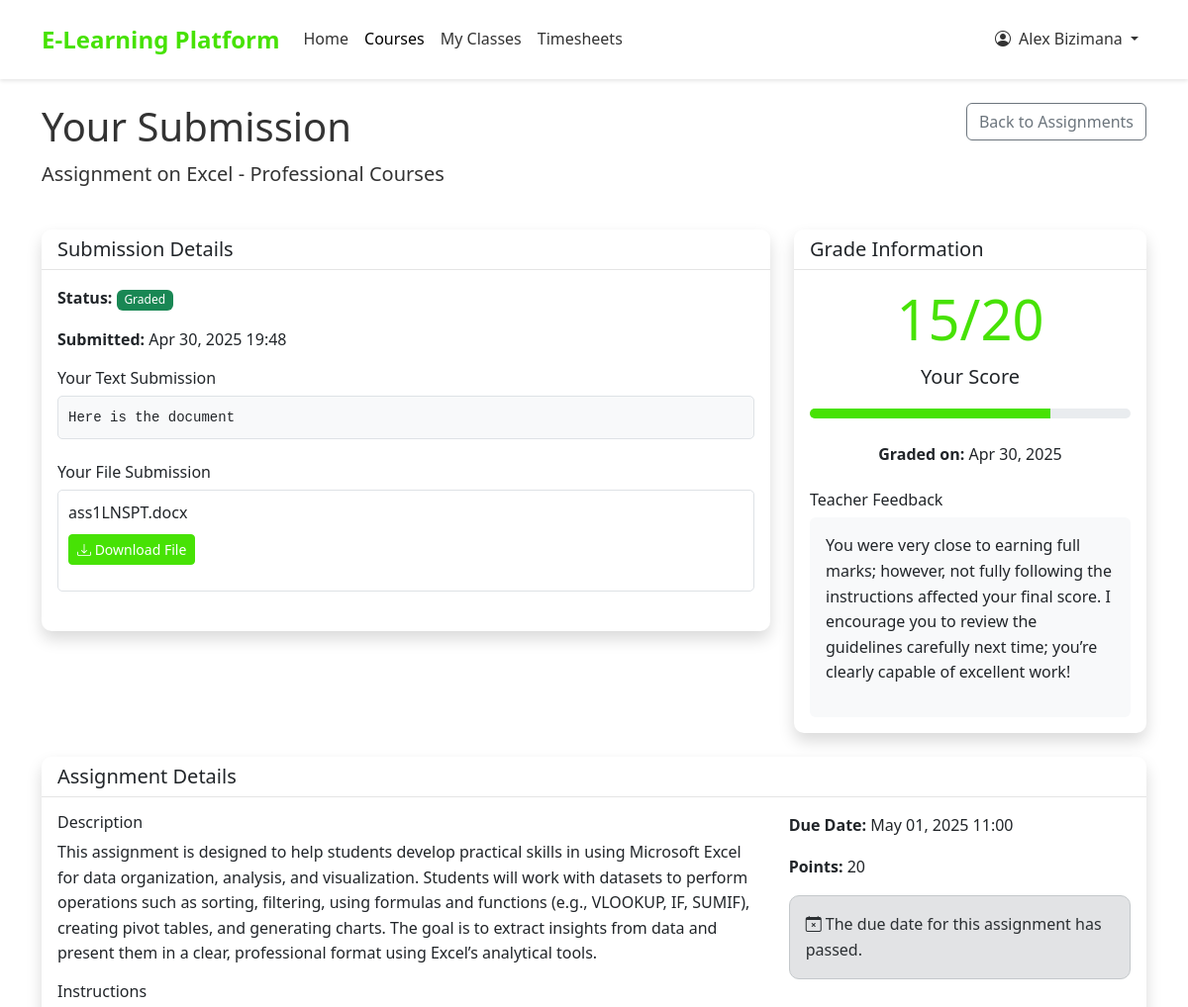
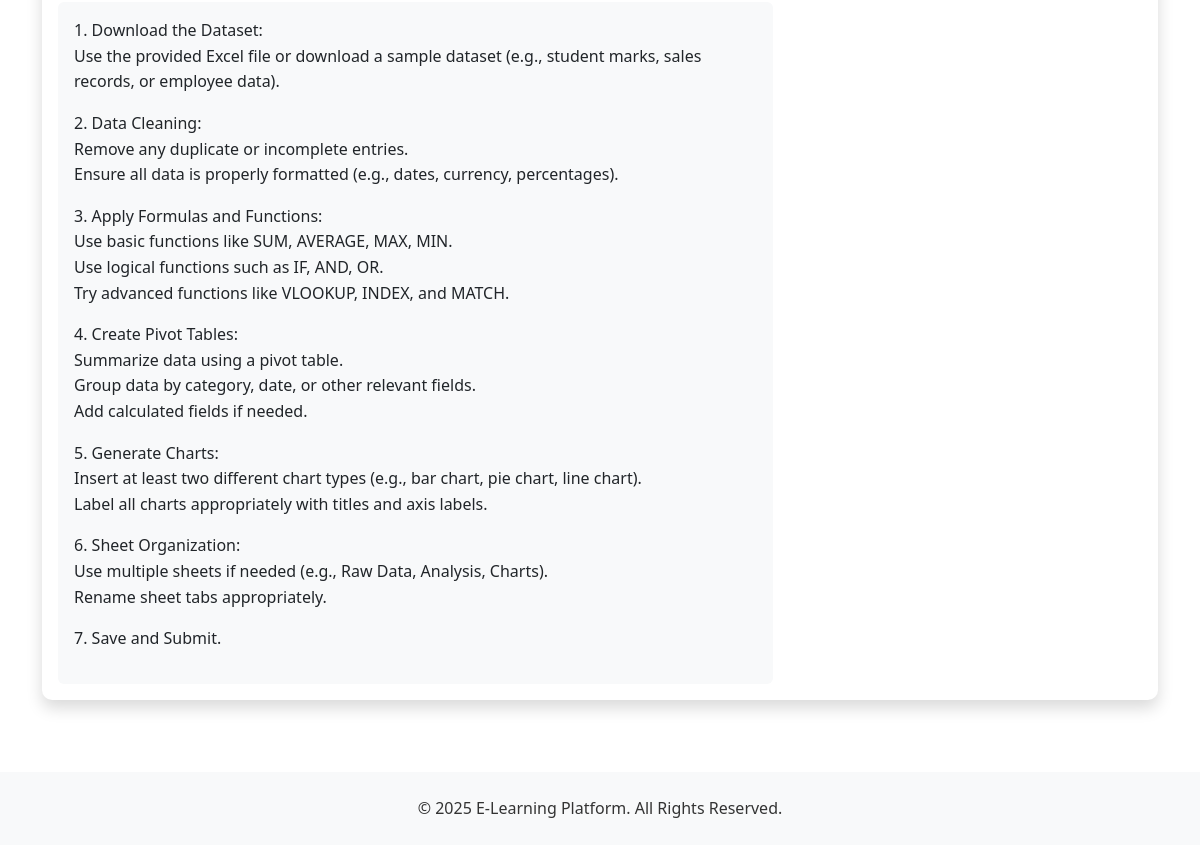
/courses/submission/1/ (signed in), run on the app's committed database (2 pictures, top to bottom).
### accounts/models.py (models this page shows, shortened)
class User(AbstractUser):
    USER_TYPE_CHOICES = (
        ('student', 'Student'),
        ('teacher', 'Teacher'),
        ('admin', 'Admin'),
    )
    user_type = models.CharField(max_length=10, choices=USER_TYPE_CHOICES, default='student')
    phone_number = models.CharField(max_length=15, blank=True, null=True)
    is_active = models.BooleanField(default=True)
    created_at = models.DateTimeField(auto_now_add=True)
    updated_at = models.DateTimeField(auto_now=True)
    is_organization = models.BooleanField(default=False)
    company_name = models.CharField(max_length=255, blank=True, null=True)
    contact_person = models.CharField(max_length=255, blank=True, null=True)
    number_of_trainees = models.PositiveIntegerField(default=0)
    start_date = models.DateField(blank=True, null=True)
    end_date = models.DateField(blank=True, null=True)
    student_id = models.CharField(max_length=5, blank=True, null=True, unique=True)
    def is_teacher(self):
        return self.user_type == 'teacher'
    def is_student(self):
        return self.user_type == 'student'

### courses/models.py (models this page shows, shortened)
class Assignment(models.Model):
    STATUS_CHOICES = (
        ('draft', 'Draft'),
        ('published', 'Published'),
        ('archived', 'Archived'),
    )
    course = models.ForeignKey(Course, on_delete=models.CASCADE, related_name='assignments')
    title = models.CharField(max_length=200)
    description = models.TextField(help_text="Brief overview of the assignment")
    instructions = models.TextField(help_text="Detailed instructions for completing the assignment")
    due_date = models.DateTimeField()
    points = models.PositiveIntegerField(default=100)
    status = models.CharField(max_length=10, choices=STATUS_CHOICES, default='draft')
    created_at = models.DateTimeField(auto_now_add=True)
    updated_at = models.DateTimeField(auto_now=True)
    def is_past_due(self):
        from django.utils import timezone
        return timezone.now() > self.due_date

class Course(models.Model):
    title = models.CharField(max_length=200)
    slug = models.SlugField(max_length=200, unique=True, blank=True)
    description = models.TextField()
    overview = models.TextField(blank=True, null=True)
    placement_test_price = models.DecimalField(max_digits=6, decimal_places=2)
    is_active = models.BooleanField(default=True)
    created_at = models.DateTimeField(auto_now_add=True)
    updated_at = models.DateTimeField(auto_now=True)

class AssignmentSubmission(models.Model):
    STATUS_CHOICES = (
        ('submitted', 'Submitted'),
        ('graded', 'Graded'),
        ('late', 'Late Submission'),
        ('resubmit', 'Needs Resubmission'),
    )
    assignment = models.ForeignKey(Assignment, on_delete=models.CASCADE, related_name='submissions')
    student = models.ForeignKey(User, on_delete=models.CASCADE, related_name='assignment_submissions')
    submission_text = models.TextField(blank=True, null=True, help_text="Student's text response (if applicable)")
    submission_file = models.FileField(upload_to='assignment_submissions/', blank=True, null=True)
    submission_file_name = models.CharField(max_length=255, blank=True, null=True)
    status = models.CharField(max_length=10, choices=STATUS_CHOICES, default='submitted')
    grade = models.PositiveIntegerField(blank=True, null=True)
    feedback = models.TextField(blank=True, null=True)
    submitted_at = models.DateTimeField(auto_now_add=True)
    graded_at = models.DateTimeField(blank=True, null=True)
    class Meta:
        unique_together = ['assignment', 'student']
    def get_grade_percentage(self):
        if self.grade is not None and self.assignment.points > 0:
            return (self.grade / self.assignment.points) * 100
        return 0

### courses/views.py (the view)
# urls.py: path('submission/<int:submission_id>/', views.submission_detail, name='submission_detail'),
@login_required
def submission_detail(request, submission_id):
    submission = get_object_or_404(AssignmentSubmission, id=submission_id, student=request.user)
    assignment = submission.assignment
    return render(request, 'courses/submission_detail.html', {
        'submission': submission,
        'assignment': assignment
    })

### templates/courses/submission_detail.html (shortened to what this page needs)
{% extends 'base.html' %}
{% block content %}
<div class="row mb-4">
    <div class="col-md-8">
        <h1>Your Submission</h1>
        <p class="lead">{{ assignment.title }} - {{ assignment.course.title }}</p>
    </div>
    <div class="col-md-4 text-end">
        <a href="{% url 'student_assignments' assignment.course.slug %}" class="btn btn-outline-secondary">Back to Assignments</a>
    </div>
</div>
<div class="row">
    <div class="col-md-8 mb-4">
        <div class="card shadow">
            <div class="card-header bg-white">
                <h5 class="mb-0">Submission Details</h5>
            </div>
            <div class="card-body">
                <div class="mb-3">
                    <p>
                        <strong>Status:</strong>
                        {% if submission.status == 'submitted' %}
                            <span class="badge bg-primary">Submitted</span>
                        {% elif submission.status == 'graded' %}
                            <span class="badge bg-success">Graded</span>
                        {% elif submission.status == 'late' %}
                            <span class="badge bg-warning">Late Submission</span>
                        {% elif submission.status == 'resubmit' %}
                            <span class="badge bg-danger">Needs Resubmission</span>
                        {% endif %}
                    </p>
                    <p><strong>Submitted:</strong> {{ submission.submitted_at|date:"M d, Y H:i" }}</p>
                </div>
                {% if submission.submission_text %}
                    <div class="mb-4">
                        <h6>Your Text Submission</h6>
                        <pre>{{ submission.submission_text }}</pre>
                    </div>
                {% endif %}
                {% if submission.submission_file %}
                    <div class="mb-4">
                        <h6>Your File Submission</h6>
                        <div class="submission-file">
                            <p class="mb-2">{{ submission.submission_file_name|default:submission.submission_file.name }}</p>
                            {% if submission.submission_file.name|lower|slice:"-4:" == ".pdf" %}
                                <p><a href="{{ submission.submission_file.url }}" class="btn btn-sm btn-primary" target="_blank">View PDF</a></p>
                            {% elif submission.submission_file.name|lower|slice:"-4:" == ".jpg" or submission.submission_file.name|lower|slice:"-4:" == ".png" or submission.submission_file.name|lower|slice:"-5:" == ".jpeg" or submission.submission_file.name|lower|slice:"-4:" == ".gif" %}
                                <img src="{{ submission.submission_file.url }}" alt="Your submission" class="file-preview">
                            {% else %}
                                <p>
                                    <a href="{{ submission.submission_file.url }}" class="btn btn-sm btn-primary" target="_blank" download>
                                        <i class="bi bi-download"></i> Download File
                                    </a>
                                </p>
                            {% endif %}
                        </div>
                    </div>
                {% endif %}
            </div>
        </div>
    </div>
    <div class="col-md-4 mb-4">
        <div class="card shadow">
            <div class="card-header bg-white">
                <h5 class="mb-0">Grade Information</h5>
            </div>
            <div class="card-body">
                {% if submission.status == 'graded' %}
                    <div class="text-center">
                        <h2 class="display-4 text-primary">{{ submission.grade }}/{{ assignment.points }}</h2>
                        <p class="lead">Your Score</p>
                        <div class="progress mt-2 mb-4">
                            <div class="progress-bar" role="progressbar" style="width: {{ submission.get_grade_percentage }}%;" aria-valuenow="{{ submission.get_grade_percentage }}" aria-valuemin="0" aria-valuemax="100"></div>
                        </div>
                        <p><strong>Graded on:</strong> {{ submission.graded_at|date:"M d, Y" }}</p>
                        {% if submission.feedback %}
                            <div class="mt-4 text-start">
                                <h6>Teacher Feedback</h6>
                                <div class="p-3 bg-light rounded">
                                    {{ submission.feedback|linebreaks }}
                                </div>
                            </div>
                        {% endif %}
                    </div>
                {% endif %}
            </div>
        </div>
    </div>
</div>
<div class="row">
    <div class="col-12 mb-4">
        <div class="card shadow">
            <div class="card-header bg-white">
                <h5 class="mb-0">Assignment Details</h5>
            </div>
            <div class="card-body">
                <div class="row">
                    <div class="col-md-8">
                        <h6>Description</h6>
                        <p>{{ assignment.description }}</p>
                        <h6>Instructions</h6>
                        <div class="p-3 bg-light rounded">
                            {{ assignment.instructions|linebreaks }}
                        </div>
                    </div>
                    <div class="col-md-4">
                        <p><strong>Due Date:</strong> {{ assignment.due_date|date:"M d, Y H:i" }}</p>
                        <p><strong>Points:</strong> {{ assignment.points }}</p>
                        {% if assignment.is_past_due %}
                            <div class="alert alert-secondary">
                                <i class="bi bi-calendar-x"></i> The due date for this assignment has passed.
                            </div>
                        {% endif %}
                    </div>
                </div>
            </div>
        </div>
    </div>
</div>
{% endblock %}

### templates/base.html (shortened to what this page needs)
{% load static %}
<!DOCTYPE html>
<html lang="en">
<head>
    <link href="https://cdn.jsdelivr.net/npm/bootstrap@5.3.0-alpha1/dist/css/bootstrap.min.css" rel="stylesheet">
    <link rel="stylesheet" href="https://cdn.jsdelivr.net/npm/bootstrap-icons@1.10.0/font/bootstrap-icons.css">
    <link rel="stylesheet" href="{% static 'css/style.css' %}">
</head>
<body>
    <nav class="navbar navbar-expand-lg navbar-light sticky-top">
        <div class="container">
            <a class="navbar-brand" href="{% url 'home' %}">E-Learning Platform</a>
            <div class="collapse navbar-collapse" id="navbarNav">
                <ul class="navbar-nav me-auto">
                    <li class="nav-item">
                        <a class="nav-link {% if request.path == '/' %}active{% endif %}" href="{% url 'home' %}">Home</a>
                    </li>
                    <li class="nav-item">
                        <a class="nav-link {% if '/courses/' in request.path %}active{% endif %}" href="{% url 'course_list' %}">Courses</a>
                    </li>
                    {% if user.is_authenticated %}
                        {% if user.is_staff or user.is_superuser %}
                            <li class="nav-item dropdown">
                                <a class="nav-link dropdown-toggle" href="#" role="button" data-bs-toggle="dropdown">
                                    Administration
                                </a>
                                <ul class="dropdown-menu">
                                    <li><a class="dropdown-item" href="{% url 'admin_dashboard' %}">Dashboard</a></li>
                                    <li><a class="dropdown-item" href="{% url 'course_create' %}">Add Course</a></li>
                                    <li><a class="dropdown-item" href="{% url 'question_list' %}">Manage Questions</a></li>
                                    <li><a class="dropdown-item" href="{% url 'quiz_list' %}">Manage Quizzes</a></li>
                                    <li><a class="dropdown-item" href="{% url 'create_teacher' %}">Add Teacher</a></li>
                                </ul>
                            </li>
                        {% elif user.is_teacher %}
                            <li class="nav-item">
                                <a class="nav-link {% if '/events/' in request.path %}active{% endif %}" href="{% url 'view_events' %}">Events</a>
                            </li>
                        {% else %}
                            <li class="nav-item">
                                <a class="nav-link {% if '/events/' in request.path %}active{% endif %}" href="{% url 'view_events' %}">My Classes</a>
                            </li>
                            <li class="nav-item">
                                <a class="nav-link {% if '/timesheets/' in request.path %}active{% endif %}" href="{% url 'view_timesheets' %}">Timesheets</a>
                            </li>
                        {% endif %}
                    {% endif %}
                </ul>
                <ul class="navbar-nav ms-auto">
                    {% if user.is_authenticated %}
                        <li class="nav-item dropdown">
                            <a class="nav-link dropdown-toggle" href="#" role="button" data-bs-toggle="dropdown">
                                <i class="bi bi-person-circle me-1"></i> {{ user.get_full_name|default:user.username }}
                            </a>
                        </li>
                    {% endif %}
                </ul>
            </div>
        </div>
    </nav>
    <main class="container mt-4">
        {% block content %}{% endblock %}
    </main>
    <footer class="footer">
        <div class="container text-center">
            <p class="mb-0">&copy; {% now "Y" %} E-Learning Platform. All Rights Reserved.</p>
        </div>
    </footer>
</body>
</html>

### static/css/style.css (style rules this page uses)
:root { --primary-color: #47e205; --secondary-color: #2e206d; --light-gray: #f8f9fa; --dark-gray: #6c757d; --white: #ffffff; }
body { font-family: 'Segoe UI', Tahoma, Geneva, Verdana, sans-serif; color: #333; line-height: 1.6; }
a { color: var(--primary-color); text-decoration: none; }
.btn-primary { background-color: var(--primary-color); border-color: var(--primary-color); }
.card { border-radius: 10px; border: none; box-shadow: 0 4px 6px rgba(0, 0, 0, 0.1); transition: transform 0.3s ease, box-shadow 0.3s ease; }
.card-header { border-radius: 10px 10px 0 0 !important; background-color: white; border-bottom: 1px solid rgba(0, 0, 0, 0.1); }
.alert { border-radius: 10px; }
.badge { font-weight: 500; }
.navbar { padding: 1rem 0; }
.navbar-brand { font-size: 1.5rem; font-weight: bold; }
.progress { height: 10px; border-radius: 5px; }
.progress-bar { background-color: var(--primary-color); }
.footer { background-color: var(--light-gray); padding: 1.5rem 0; margin-top: 3rem; }

### templates/base.html (style rules this page uses)
:root { --primary-color: #47e205; --secondary-color: #2e206d; }
.btn-primary { background-color: var(--primary-color); border-color: var(--primary-color); }
.text-primary { color: var(--primary-color) !important; }
.navbar { background-color: white; box-shadow: 0 2px 4px rgba(0, 0, 0, 0.1); }
.navbar-brand { color: var(--primary-color); font-weight: bold; }
.nav-link { color: #333; }
footer { background-color: #f8f9fa; padding: 20px 0; margin-top: 50px; }

### templates/courses/submission_detail.html (style rules this page uses)
.submission-file { max-width: 100%; border: 1px solid #dee2e6; border-radius: 5px; padding: 10px; }
pre { white-space: pre-wrap; word-wrap: break-word; background-color: #f8f9fa; border: 1px solid #dee2e6; border-radius: 5px; padding: 10px; }

### data on the page
User: get_full_name "Alex Bizimana"
Assignment: title "Assignment on Excel", course "Professional Courses", points "20", description "This assignment is designed to help students develop practical skills in using Microsoft Excel for data organization, analysis, and visualization. Students will work with datasets to perform operations such as sorting, filtering, using formulas and functions (e.g., VLOOKUP, IF, SUMIF), creating pivot tables, and generating charts. The goal is to extract insights from data and present them in a clear, professional format using Excel’s analytical tools.", instructions "1. Download the Dataset: Use the provided Excel file or download a sample dataset (e.g., student marks, sales records, or employee data). 2. Data Cleaning: Remove any duplicate or incomplete entries. Ensure all data is properly formatted (e.g., dates, currency, percentages). 3. Apply Formulas and Functions: Use basic functions like SUM, AVERAGE, MAX, MIN. Use logical functions such as IF, AND, OR. Try advanced functions like VLOOKUP, INDEX, and MATCH. 4. Create Pivot Tables: Summarize data using a pivot table. Group data by category, date, or other relevant fields. Add calculated fields if needed. 5. Generate Charts: Insert at least two different chart types (e.g., bar chart, pie chart,…", due_date "May 01, 2025 11:00"
AssignmentSubmission: submitted_at "Apr 30, 2025 19:48", submission_text "Here is the document", submission_file_name "ass1LNSPT.docx", grade "15", graded_at "Apr 30, 2025", feedback "You were very close to earning full marks; however, not fully following the instructions affected your final score. I encourage you to review the guidelines carefully next time; you’re clearly capable of excellent work!"
